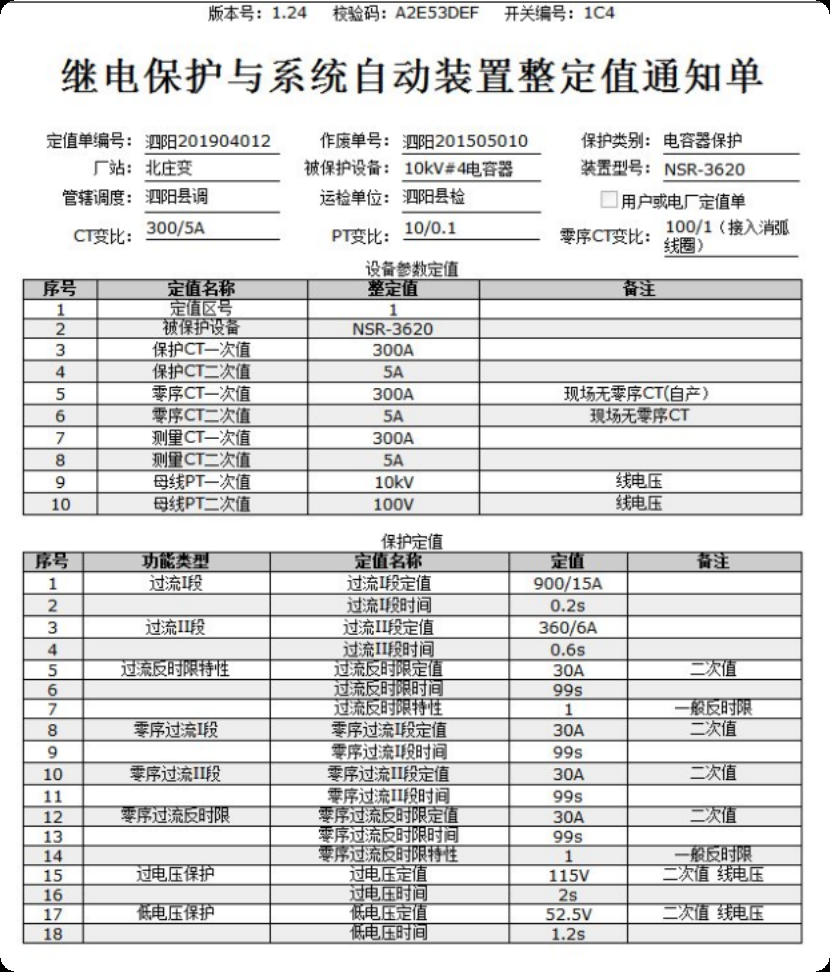
#> input picture jibao/1.png, 830 x 972 px; its folder holds only this picture in this run
$ python -i ocr_model.py   (imports and definitions only)
#> lines starting #> are read from the running program, lines starting #| are printed output that depends on the picture
# coding=utf-8
import sys
import json
import base64
import re
from typing import Optional, Dict

import cv2
import numpy as np
from urllib.request import urlopen, Request
from urllib.error import URLError
from urllib.parse import urlencode
from collections import defaultdict
import difflib

# 兼容Python2和Python3
IS_PY3 = sys.version_info.major == 3

# 忽略HTTPS证书验证
import ssl

ssl._create_default_https_context = ssl._create_unverified_context

# 百度OCR配置
API_KEY = 'IlquMzBntv5vGDv6AIesxzWQ'
SECRET_KEY = '5F6xm3QO35FgP4mkoZQTm7R5njHCuhKp'

# 百度OCR接口地址
TOKEN_URL = 'https://aip.baidubce.com/oauth/2.0/token'
OCR_ACCURATE_URL = "https://aip.baidubce.com/rest/2.0/ocr/v1/accurate_basic"
OCR_FORM_URL = "https://aip.baidubce.com/rest/2.0/ocr/v1/table"


class ImagePreprocessor:
    """图像预处理类"""

    @staticmethod
    def preprocess_for_ocr(image_path):
        """OCR图像预处理"""
#> called with image_path = '1.png'
        try:
            image = cv2.imread(image_path)
#> image is the input picture: shape (972, 830, 3); mean B, G, R 220.8, 220.9, 220.8
            if image is None:
                print(f"无法读取图像: {image_path}")
                return None

            # 统一图像尺寸
            height, width = image.shape[:2]
#> height = 972; width = 830
            if max(height, width) > 2000:
                scale = 2000 / max(height, width)
                new_width = int(width * scale)
                new_height = int(height * scale)
                image = cv2.resize(image, (new_width, new_height))

            # 灰度化
            if len(image.shape) == 3:
                gray = cv2.cvtColor(image, cv2.COLOR_BGR2GRAY)
            else:
                gray = image

            # 噪声去除
            denoised = cv2.fastNlMeansDenoising(gray, None, h=10, templateWindowSize=7, searchWindowSize=21)

            # 对比度增强
            clahe = cv2.createCLAHE(clipLimit=2.0, tileGridSize=(8, 8))
            enhanced = clahe.apply(denoised)
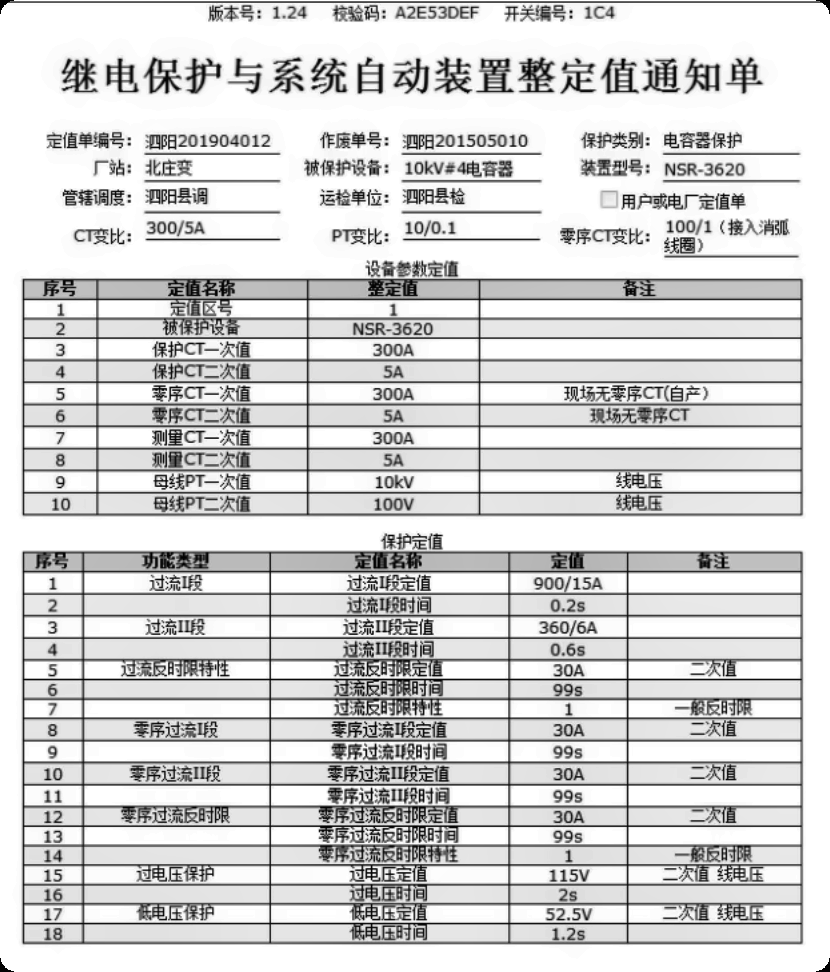
#> enhanced: shape (972, 830); min 0, max 255, mean 212.2

            # 锐化处理
            kernel = np.array([[-1, -1, -1], [-1, 9, -1], [-1, -1, -1]])
            sharpened = cv2.filter2D(enhanced, -1, kernel)
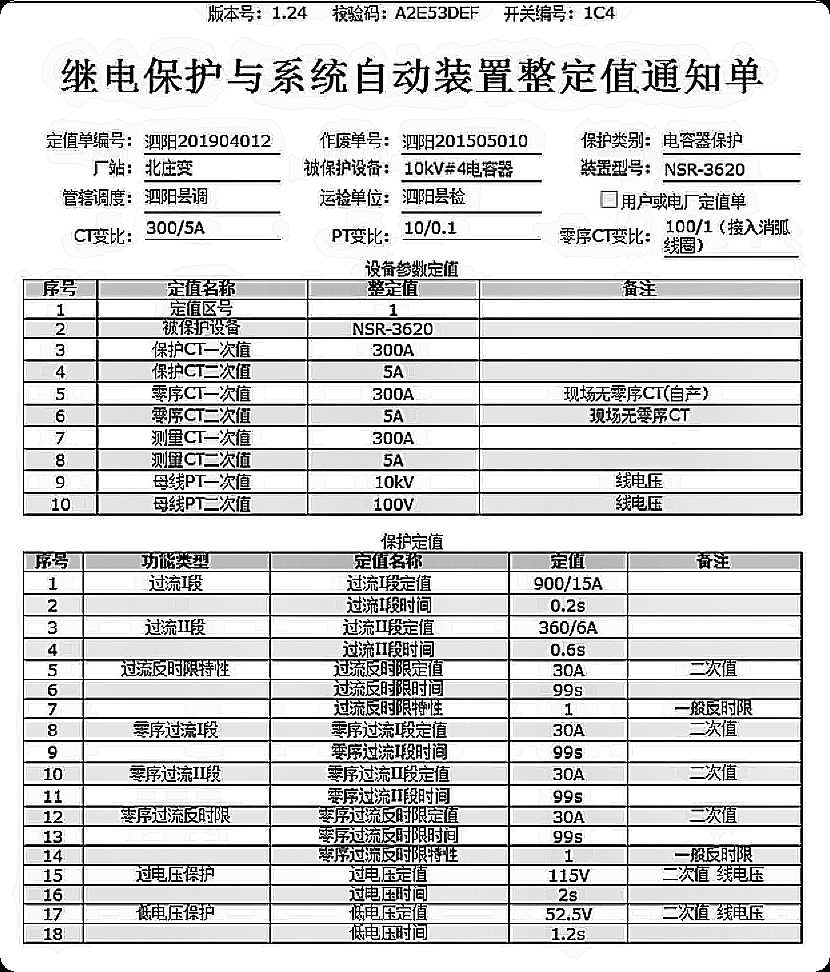
#> sharpened: shape (972, 830); min 0, max 255, mean 210.5

            # 转换为RGB
            result_image = cv2.cvtColor(sharpened, cv2.COLOR_GRAY2RGB)

            success, encoded_image = cv2.imencode('.jpg', result_image,
                                                  [cv2.IMWRITE_JPEG_QUALITY, 90])
            if success:
                image_base64 = base64.b64encode(encoded_image).decode('utf-8')
                return image_base64
            return None

        except Exception as e:
            print(f"图像预处理失败: {e}")
            return None

    # [39 lines left out: function preprocess_for_table, not called in this run]


class FormatDetector:
    """定值单格式检测器"""

    # [48 lines left out: functions __init__, detect_format, _extract_table_headers, not called in this run]


class KeywordBasedParameterMapper:
    """基于关键词模糊匹配的参数映射器 - 支持防重复映射"""

    # [631 lines left out: functions __init__, map_to_standard, _calculate_match_score, _fuzzy_contains, _strict_contains, _clean_parameter_name, not called in this run]


class SmartTableExtractor:
    """智能表格提取器 - 使用关键词匹配，支持防重复映射"""

    def __init__(self, parameter_mapper: KeywordBasedParameterMapper):
        self.mapper = parameter_mapper

    # [242 lines left out: functions _fix_ocr_char_confusion, extract_from_tables, _extract_format2_with_keywords, _extract_format1_with_keywords, _find_column_by_keywords, _calculate_header_match_score and 2 more, not called in this run]

class BasicInfoExtractor:
    """基础信息提取器（CT变比、PT变比等）"""

    # [20 lines left out: functions __init__, extract_basic_info, not called in this run]


class EnhancedBaiduOCR:
    """增强版百度OCR识别 - 修复版本"""

    # [255 lines left out: functions __init__, _fetch_token, read_image_file, general_ocr, table_ocr, extract_device_model and 6 more, not called in this run]


# # 全局OCR实例（可复用）
_global_ocr_instance = None


# [6 lines left out: function get_baidu_ocr_instance, not called in this run]


# 使用示例
# if __name__ == "__main__":
#     # 初始化OCR
#     ocr = get_baidu_ocr_instance()
#
#     # 测试提取
#     image_path = "1.png"  # 替换为您的图片路径
#
#
#
#
#     # 提取指定参数
#     print("\n指定参数:")
#     target_params = ["过流I段电流定值", "过流I段时限定值", "过流II段电流定值", "过流II段时限定值",
#                      "过流III段电流定值", "过流III段时限定值", "零序过流I段电流定值", "零序过流I段时限定值", "零序过流II段电流定值", "零序过流II段时限定值",
#                      "零序过流III段电流定值", "零序过流III段时限定值"]
#     specified_settings = ocr.extract_protection_settings(image_path, target_params)
#     for param, value in specified_settings.items():
#         print(f"  {param}: {value}")

>>> result = ImagePreprocessor().preprocess_for_ocr('1.png')

$ run again, on jibao/2.png
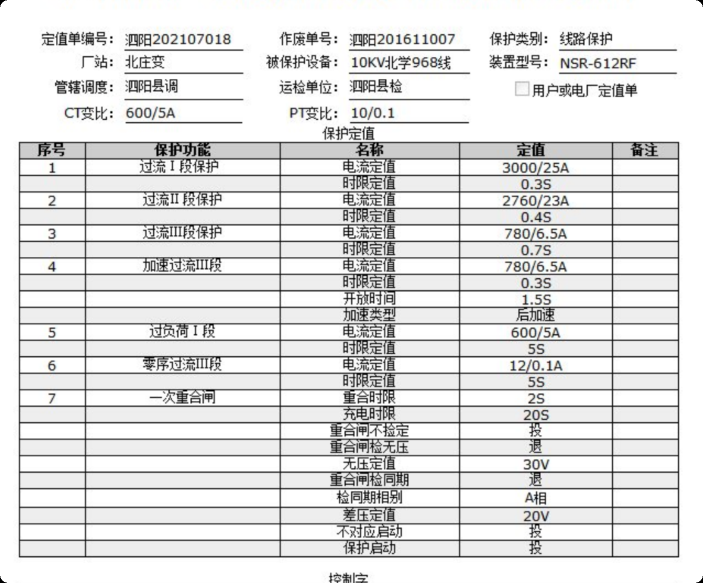
#> input picture jibao/2.png, 1406 x 1166 px (shown at 1/2 size)
#> in preprocess_for_ocr, image is the input picture: shape (1166, 1406, 3); mean B, G, R 222.9, 223, 223
#> in preprocess_for_ocr, `sharpened = cv2.filter2D(enhanced, -1, kernel)`:
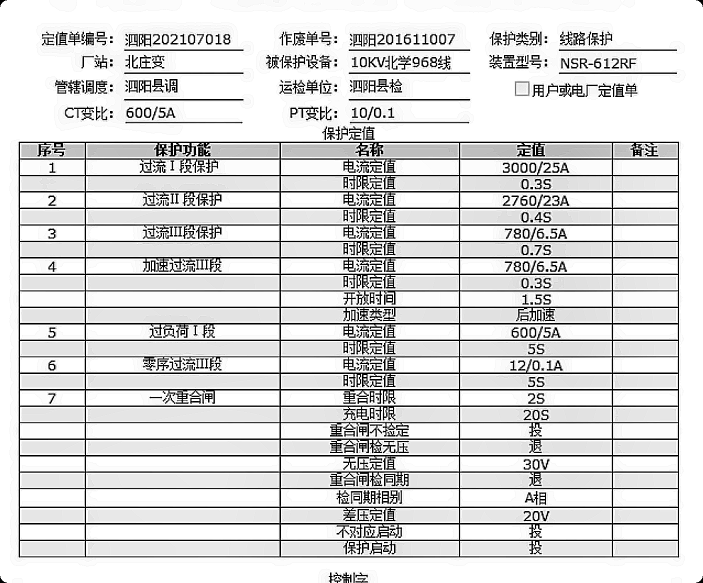
#> sharpened: shape (1166, 1406) (shown at 1/2 size); min 0, max 255, mean 217.4

$ run again, on jibao/3.png
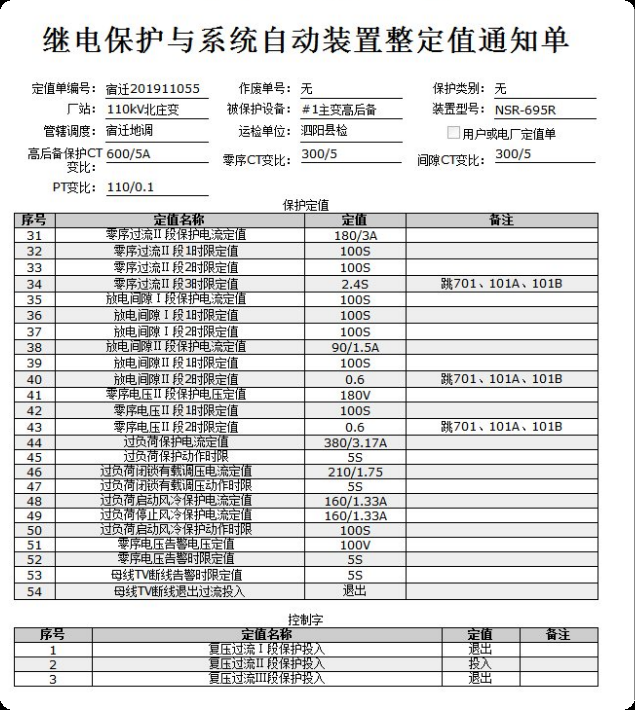
#> input picture jibao/3.png, 635 x 710 px
#> in preprocess_for_ocr, image is the input picture: shape (710, 635, 3); mean B, G, R 220.8, 220.9, 220.8
#> in preprocess_for_ocr, `enhanced = clahe.apply(denoised)`:
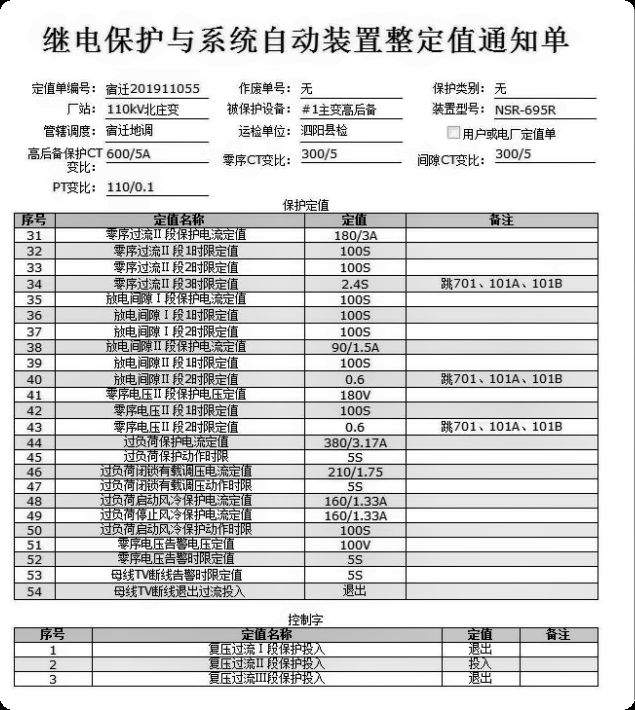
#> enhanced: shape (710, 635); min 0, max 255, mean 214.8
#> in preprocess_for_ocr, `sharpened = cv2.filter2D(enhanced, -1, kernel)`:
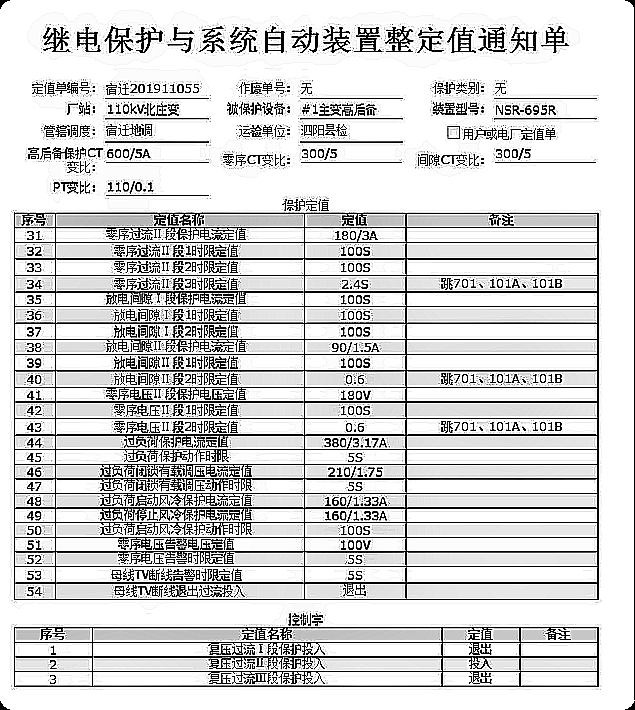
#> sharpened: shape (710, 635); min 0, max 255, mean 211.6
